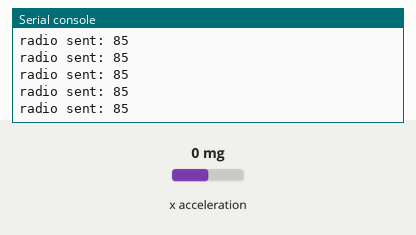
Recording of a program running on a simulated BBC micro:bit running MicroPython. Parts: the last lines printed to the serial console. Inputs (shaded band) come from the test bench; at power-on: x acceleration 0 mg. No radio messages arrive unless stated (any console line starting 'radio sent:' is added by the test bench).

Above: at 1.2 s.
1.3 s: x acceleration set to -1440 mg
At 2.3 s:
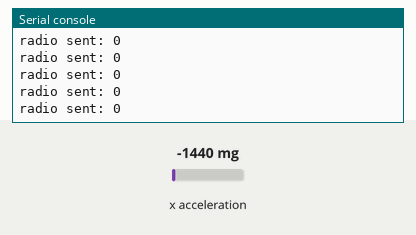
2.8 s: x acceleration set to -750 mg
At 3.5 s:
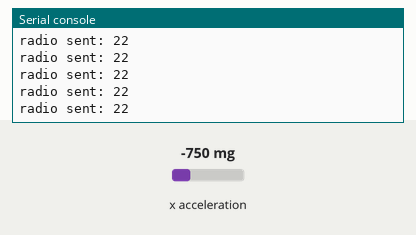
Timing chart, 0 to 5.4 s (numbered marks = the images above; inputs shaded):
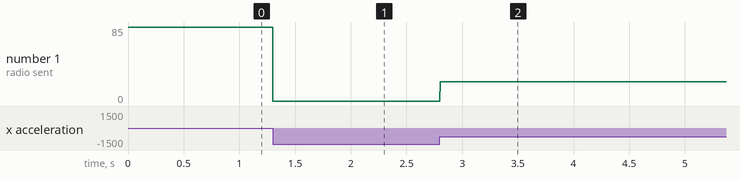

The program:

eggdrop-sender.py
```python
# Eggdrop sender

from microbit import *
# we want to use the radio
import radio


# start the radio, with all default values
radio.on()

# scales the value from one range to another range
def scale(value, minFrom, maxFrom, minTo, maxTo):
    return int((minTo + (maxTo - minTo) * ((value - minFrom) / (maxFrom - minFrom))))

while True:
	# Get accelerometer reading in the X direction
    acc = accelerometer.get_x()
	# scale the reading to fit in the range 0-255
    acc = scale(acc, -1024, 2048, 0, 255)
	# Just to be very sure that the value is not outside the range 0-255.
	# Maybe this should be inside the scale function?
    acc = min(max(acc, 0), 255)
	# Send the value over radio
    radio.send(str(acc))
	# Not sure if this is needed
    sleep(1)
```

Measured:
- after the input at 1.3 s, the serial console: prints a new line at once (image 1)
- after the input at 2.8 s, the serial console: prints a new line at once (image 2)
- plotted number 1: 85 → 0 after the input at 1.3 s, 0 → 22 after the input at 2.8 s
